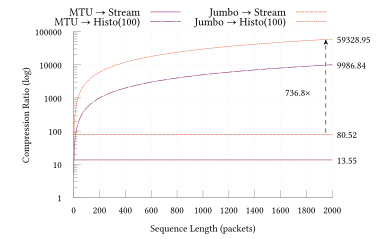

gnuplot code for this plot:
#set terminal tikz createstyle standalone color size 12cm,6cm font '\small' preamble '\usepackage{microtype} \usepackage{times} \usepackage[T1]{fontenc} \usepackage{siunitx}\sisetup{detect-all}'
set terminal tikz standalone color size 9cm,6cm font '\scriptsize' preamble '\usepackage{microtype} \usepackage{libertinus} \usepackage{libertinust1math} \usepackage[binary-units, per-mode=symbol]{siunitx}\sisetup{detect-all} \newcommand{\approachshort}{OPaL} \newcommand{\Coopfw}{CoOp} \newcommand{\coopfw}{\Coopfw} \newcommand{\Indfw}{Ind} \newcommand{\indfw}{\Indfw}'
set output "compression-v6-thesis.tex"

load "gnuplot-palettes/inferno.pal"

set style line 102 lc rgb '#a0a0a0' lt 1 lw 1
set border ls 102
set colorbox border 102
set key textcolor rgb "black"
set tics textcolor rgb "black"
set label textcolor rgb "black"

set border 3
set grid x y
set xtics nomirror
set ytics nomirror

#set key autotitle columnhead
set datafile separator ","

set xlabel "Sequence Length (packets)"
set ylabel "Compression Ratio (log)" offset 2,0

# set yrange [0.0:1.0]
set key outside top horizontal
set key font ",8"

set logscale y

set arrow 1 from 1950,90 to 1950,57000 dt 2
set label "$736.8\\times$" at 1600,1500

plot "< awk -F, '$1==\"MTU vs. Stream\" { print $0 }' ../results/histo-sz/compression-v6.csv" u 2:3 w lines title "MTU $\\rightarrow$ Stream" ls 4 dt 1,\
	"< awk -F, -v OFS=',' '$1==\"MTU vs. Stream\" { OFMT = \"%.2f\"; print $2, 0+$3 }' ../results/histo-sz/compression-v6.csv | tail -n 1" u 1:2:2 w labels left notitle,\
	"< awk -F, '$1==\"MTU vs. Histo(100)\" { print $0 }' ../results/histo-sz/compression-v6.csv" u 2:3 w lines title "MTU $\\rightarrow$ Histo(100)" ls 4 dt (18,2,2,2),\
	"< awk -F, -v OFS=',' '$1==\"MTU vs. Histo(100)\" { OFMT = \"%.2f\"; print $2, 0+$3 }' ../results/histo-sz/compression-v6.csv | tail -n 1" u 1:2:2 w labels left notitle,\
	"< awk -F, '$1==\"Jumbo vs. Stream\" { print $0 }' ../results/histo-sz/compression-v6.csv" u 2:3 w lines title "Jumbo $\\rightarrow$ Stream" ls 6 dt (6,2),\
	"< awk -F, -v OFS=',' '$1==\"Jumbo vs. Stream\" { OFMT = \"%.2f\"; print $2, 0+$3 }' ../results/histo-sz/compression-v6.csv | tail -n 1" u 1:2:2 w labels left notitle,\
	"< awk -F, '$1==\"Jumbo vs. Histo(100)\" { print $0 }' ../results/histo-sz/compression-v6.csv" u 2:3 w lines title "Jumbo $\\rightarrow$ Histo(100)" ls 6 dt (2,2,2,2),\
	"< awk -F, -v OFS=',' '$1==\"Jumbo vs. Histo(100)\" { OFMT = \"%.2f\"; print $2, 0+$3 }' ../results/histo-sz/compression-v6.csv | tail -n 1" u 1:2:2 w labels left notitle,\
